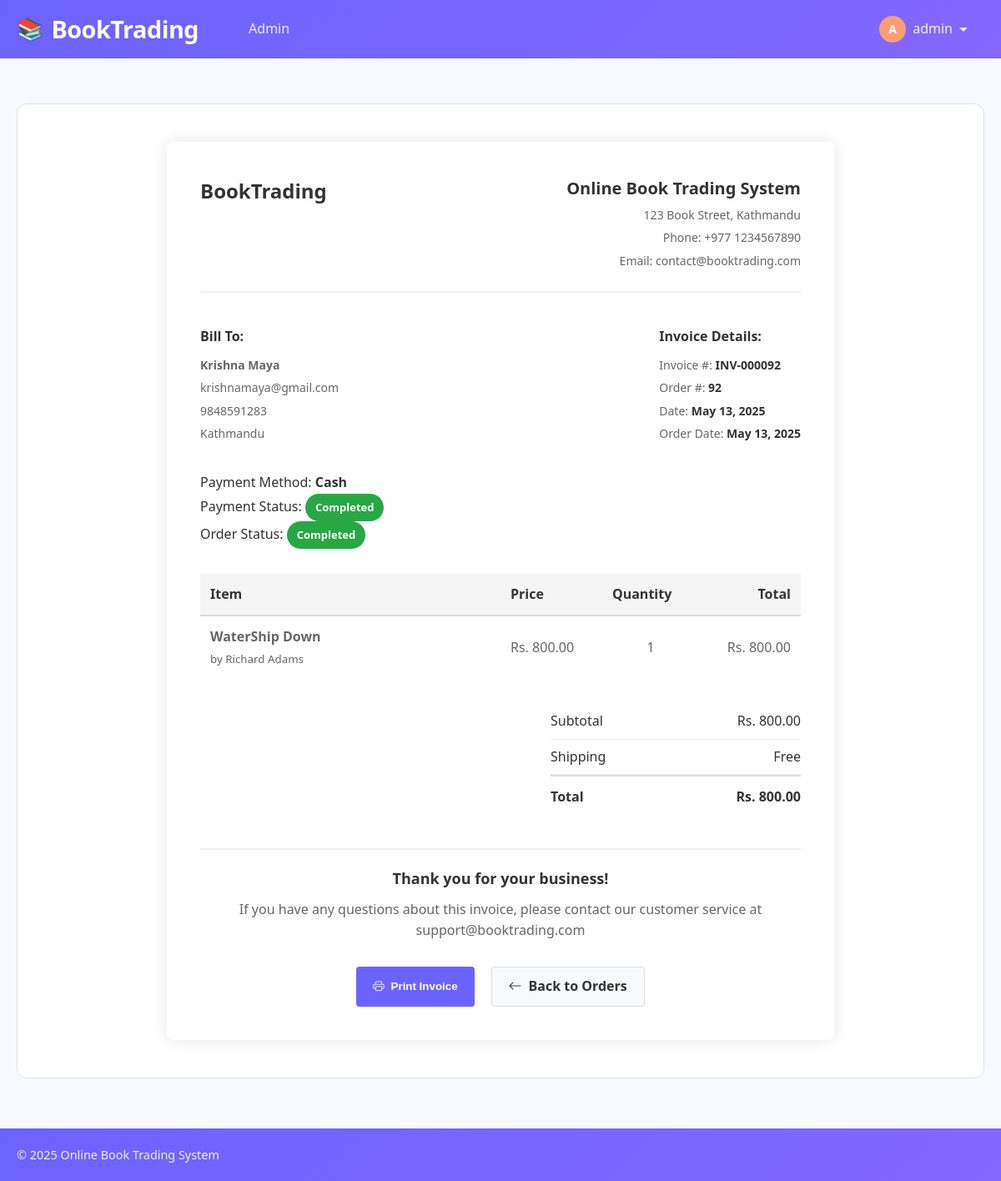
Page /invoice.php?id=92 (signed in) on the committed database.
### tables this page shows
CREATE TABLE `orders` (
  `id` int(11) NOT NULL,
  `purchase_order_id` varchar(255) DEFAULT NULL,
  `user_id` int(11) NOT NULL,
  `total_amount` decimal(10,2) NOT NULL,
  `payment_method` enum('cash','khalti') NOT NULL,
  `payment_status` enum('pending','completed','failed') DEFAULT 'pending',
  `status` enum('pending','processing','completed','cancelled') DEFAULT 'pending',
  `created_at` timestamp NOT NULL DEFAULT current_timestamp(),
  `transaction_id` varchar(255) DEFAULT NULL
);

CREATE TABLE `users` (
  `id` int(11) NOT NULL,
  `name` varchar(255) NOT NULL,
  `email` varchar(255) NOT NULL,
  `phone` varchar(20) NOT NULL,
  `password` varchar(255) NOT NULL,
  `address` text DEFAULT NULL,
  `is_admin` tinyint(1) DEFAULT 0,
  `created_at` timestamp NOT NULL DEFAULT current_timestamp()
);

CREATE TABLE `order_items` (
  `id` int(11) NOT NULL,
  `order_id` int(11) NOT NULL,
  `book_id` int(11) NOT NULL,
  `quantity` int(11) NOT NULL DEFAULT 1,
  `price` decimal(10,2) NOT NULL
);

CREATE TABLE `books` (
  `id` int(11) NOT NULL,
  `title` varchar(255) NOT NULL,
  `author` varchar(255) NOT NULL,
  `description` text DEFAULT NULL,
  `price` decimal(10,2) NOT NULL,
  `image` varchar(255) DEFAULT 'default-book.jpg',
  `status` enum('available','sold','pending') DEFAULT 'available',
  `quantity` int(11) DEFAULT 1,
  `added_by` int(11) DEFAULT NULL,
  `is_old` tinyint(1) DEFAULT 0,
  `created_at` timestamp NOT NULL DEFAULT current_timestamp()
);

### includes/functions.php (called while the page is built, shortened)
<?php
function isAdmin() {
    return isset($_SESSION['is_admin']) && $_SESSION['is_admin'] == 1;
}
?>

### invoice.php (the view, shortened to what this page needs)
<?php
require_once 'includes/header.php';
$orderId = isset($_GET['id']) ? (int)$_GET['id'] : 0;
$query = "SELECT o.*, u.name as user_name, u.email, u.phone, u.address
          FROM orders o
          JOIN users u ON o.user_id = u.id
          WHERE o.id = $orderId";
$result = mysqli_query($conn, $query);
$order = mysqli_fetch_assoc($result);
$query = "SELECT oi.*, b.title, b.author FROM order_items oi
          JOIN books b ON oi.book_id = b.id
          WHERE oi.order_id = $orderId";
$result = mysqli_query($conn, $query);
$items = [];
while ($row = mysqli_fetch_assoc($result)) {
    $items[] = $row;
}
$subtotal = 0;
foreach ($items as $item) {
    $subtotal += $item['price'] * $item['quantity'];
}
$orderDate = date('F j, Y', strtotime($order['created_at']));
$invoiceDate = date('F j, Y');
?>
<div class="invoice-container">
    <div class="invoice-header">
        <div class="invoice-logo">
            BookTrading
        </div>
        <div class="invoice-company">
            <h3>Online Book Trading System</h3>
            <p>123 Book Street, Kathmandu</p>
            <p>Phone: +977 1234567890</p>
            <p>Email: contact@booktrading.com</p>
        </div>
    </div>
    <div class="invoice-details">
        <div class="invoice-details-left">
            <h4>Bill To:</h4>
            <p><strong><?php echo $order['user_name']; ?></strong></p>
            <p><?php echo $order['email']; ?></p>
            <p><?php echo $order['phone']; ?></p>
            <p><?php echo $order['address']; ?></p>
        </div>
        <div class="invoice-details-right">
            <h4>Invoice Details:</h4>
            <p>Invoice #: <span class="invoice-id">INV-<?php echo str_pad($orderId, 6, '0', STR_PAD_LEFT); ?></span></p>
            <p>Order #: <span class="invoice-id"><?php echo $orderId; ?></span></p>
            <p>Date: <span class="invoice-date"><?php echo $invoiceDate; ?></span></p>
            <p>Order Date: <span class="invoice-date"><?php echo $orderDate; ?></span></p>
        </div>
    </div>
    <div class="payment-status">
        <p>Payment Method: <strong><?php echo ucfirst($order['payment_method']); ?></strong></p>
        <p>
            Payment Status:
            <span class="status-badge status-<?php echo $order['payment_status']; ?>">
                <?php echo ucfirst($order['payment_status']); ?>
            </span>
        </p>
        <p>
            Order Status:
            <span class="status-badge status-<?php echo $order['status'] === 'completed' ? 'completed' : ($order['status'] === 'pending' ? 'pending' : 'failed'); ?>">
                <?php echo ucfirst($order['status']); ?>
            </span>
        </p>
    </div>
    <table class="invoice-items">
        <thead>
            <tr>
                <th width="50%">Item</th>
                <th>Price</th>
                <th class="item-quantity">Quantity</th>
                <th class="text-right">Total</th>
            </tr>
        </thead>
        <tbody>
            <?php foreach ($items as $item): ?>
                <tr>
                    <td>
                        <strong><?php echo $item['title']; ?></strong><br>
                        <small>by <?php echo $item['author']; ?></small>
                    </td>
                    <td>Rs. <?php echo number_format($item['price'], 2); ?></td>
                    <td class="item-quantity"><?php echo $item['quantity']; ?></td>
                    <td class="text-right">Rs. <?php echo number_format($item['price'] * $item['quantity'], 2); ?></td>
                </tr>
            <?php endforeach; ?>
        </tbody>
    </table>
    <div class="invoice-totals">
        <div class="totals-table">
            <div class="totals-row">
                <span>Subtotal</span>
                <span>Rs. <?php echo number_format($subtotal, 2); ?></span>
            </div>
            <div class="totals-row">
                <span>Shipping</span>
                <span>Free</span>
            </div>
            <div class="totals-row">
                <span>Total</span>
                <span>Rs. <?php echo number_format($subtotal, 2); ?></span>
            </div>
        </div>
    </div>
    <div class="invoice-footer">
        <p class="thank-you">Thank you for your business!</p>
        <p>If you have any questions about this invoice, please contact our customer service at support@booktrading.com</p>
    </div>
    <div class="invoice-actions no-print">
        <button class="btn-print" onclick="window.print();">
            <i class="bi bi-printer"></i> Print Invoice
        </button>
        <a href="<?php echo isAdmin() ? 'admin/orders.php' : 'user/orders.php'; ?>" class="btn-back">
            <i class="bi bi-arrow-left"></i> Back to Orders
        </a>
    </div>
</div>
<?php require_once 'includes/footer.php'; ?>

### assets/css/style.css (style rules this page uses)
body { font-family: 'Segoe UI', Tahoma, Geneva, Verdana, sans-serif; background-color: #f8f9fa; }

### includes/header.php (style rules this page uses)
:root { --primary-color: #6c63ff; --secondary-color: #ff9d72; --accent-color: #ff6584; --success-color: #4caf50; --light-color: #f8f9ff; --dark-color: #2c2c54; --gray-light: #f0f2f9; --gray-medium: #e0e0e0; --gray-dark: #a0a0a0; --text-primary: #333333; --text-secondary: #666666; --font-primary: 'Poppins', 'Segoe UI', Tahoma, sans-serif; --radius: 12px; --radius-sm: 6px; --transition: all 0.3s ease; }
* { box-sizing: border-box; margin: 0; padding: 0; }
body { font-family: var(--font-primary); line-height: 1.6; color: var(--text-primary); background-color: var(--light-color); min-height: 100vh; }

### invoice.php (style rules this page uses)
.invoice-container { max-width: 800px; margin: 20px auto; background: #fff; border-radius: 8px; box-shadow: 0 0 20px rgba(0, 0, 0, 0.1); padding: 40px; }
.invoice-header { display: flex; justify-content: space-between; margin-bottom: 40px; border-bottom: 2px solid #f0f0f0; padding-bottom: 20px; }
.invoice-logo { font-size: 24px; font-weight: bold; color: #333; }
.invoice-company { text-align: right; }
.invoice-company h3 { margin: 0; font-size: 20px; color: #333; }
.invoice-company p { margin: 5px 0; color: #666; font-size: 14px; }
.invoice-details { display: flex; justify-content: space-between; margin-bottom: 30px; }
.invoice-details-left h4, .invoice-details-right h4 { font-size: 16px; margin-bottom: 10px; color: #333; }
.invoice-details-left p, .invoice-details-right p { margin: 5px 0; color: #666; font-size: 14px; }
.invoice-id, .invoice-date { color: #333; font-weight: bold; }
.invoice-items { width: 100%; border-collapse: collapse; margin-bottom: 30px; }
.invoice-items th { background-color: #f5f5f5; padding: 12px; text-align: left; font-weight: 600; color: #333; border-bottom: 2px solid #ddd; }
.invoice-items td { padding: 12px; border-bottom: 1px solid #eee; color: #666; }
.invoice-items tr:last-child td { border-bottom: none; }
.invoice-items .text-right { text-align: right; }
.item-quantity { text-align: center; }
.invoice-totals { display: flex; justify-content: flex-end; margin-bottom: 40px; }
.totals-table { width: 300px; }
.totals-row { display: flex; justify-content: space-between; padding: 8px 0; border-bottom: 1px solid #eee; }
.totals-row:last-child { border-top: 2px solid #ddd; border-bottom: none; padding-top: 12px; font-weight: bold; font-size: 16px; }
.payment-status { margin-bottom: 30px; }
.status-badge { display: inline-block; padding: 6px 12px; border-radius: 20px; color: white; font-weight: 600; font-size: 13px; }
.status-completed { background-color: #28a745; }
.invoice-footer { text-align: center; margin-top: 40px; padding-top: 20px; border-top: 2px solid #f0f0f0; color: #666; }
.thank-you { font-size: 18px; font-weight: 600; margin-bottom: 10px; color: #333; }
.invoice-actions { display: flex; justify-content: center; margin-top: 30px; }
.btn-print, .btn-download, .btn-back { padding: 10px 20px; margin: 0 10px; border-radius: 4px; cursor: pointer; font-weight: 600; text-decoration: none; display: inline-flex; align-items: center; }
.btn-print { background-color: #6c63ff; color: white; border: none; }
.btn-back { background-color: #f8f9fa; color: #333; border: 1px solid #ddd; }
.btn-print i, .btn-download i, .btn-back i { margin-right: 8px; }

### includes/footer.php (style rules this page uses)
html, body { height: 100%; }
body { display: flex; flex-direction: column; min-height: 100vh; }

### rows in the picture
orders: user.name "Krishna Maya", user.email "krishnamaya@gmail.com", user.phone "9848591283", user.address "Kathmandu", created_at "May 13, 2025", payment_method "Cash", payment_status "Completed", status "Completed"
order_items: book.title "WaterShip Down", book.author "Richard Adams", price "800.00", quantity "1", $item['price']*$item['quantity'] "800.00"

### other values in the picture
substr($_SESSION['user_name'], 0, 1) "A"
$_SESSION['user_name'] "admin"
str_pad($orderId, 6, '0', STR_PAD_LEFT) "000092"
$orderId "92"
$subtotal "800.00"
